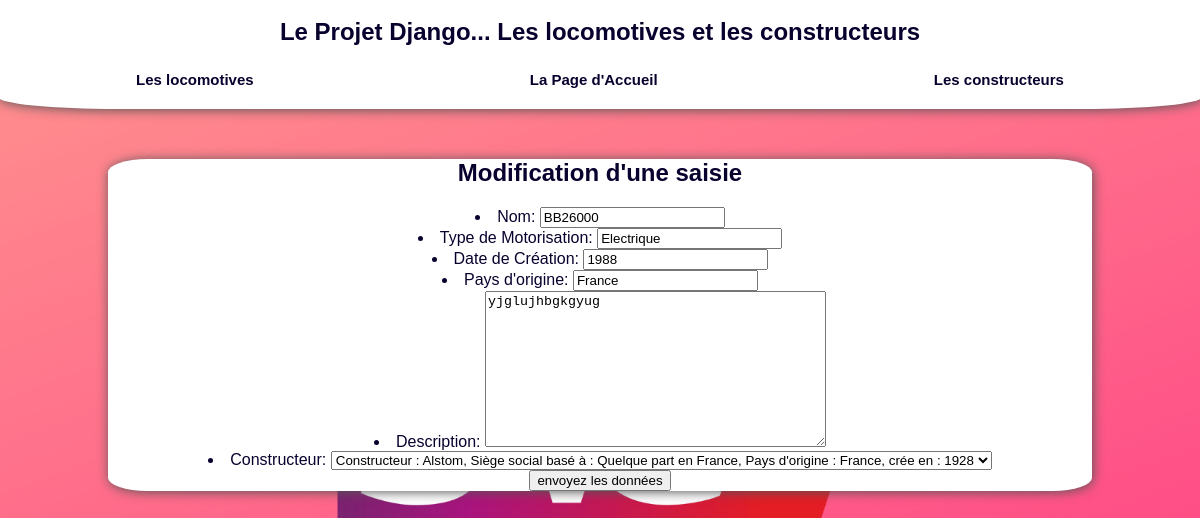
Screenshot of /Locomotives/update/5/ with the database file from the repository.
### Locomotives/models.py (models this page shows, shortened)
class Locomotive(models.Model):
    nom = models.CharField(max_length = 100)
    type = models.CharField(max_length = 100)
    pays_origine = models.CharField(max_length = 100)
    date_creation =  models.CharField(max_length = 4, null = True, blank = True)
    description = models.TextField(null = True, blank = True)
    Constructeur = models.ForeignKey("Constructeur", on_delete=models.CASCADE, default = None)
    def dico(self):
        return {"nom": self.nom, "type" : self.type, "pays_origine" : self.pays_origine, "date_creation" : self.pays_origine, "date_creation" : self.date_creation, "description" : self.description, "Constructeur" : self.Constructeur}

class Constructeur(models.Model):
    nom = models.CharField(max_length = 100)
    siege_social = models.CharField(max_length = 100)
    pays_origine = models.CharField(max_length = 100)
    date_creation =  models.CharField(max_length = 4, null = True, blank = True)
    description = models.TextField(null = True, blank = True)
    def __str__(self):
        chaine = f"Constructeur : {self.nom}, Siège social basé à : {self.siege_social}, Pays d'origine : {self.pays_origine}, crée en : {self.date_creation}"
        return chaine

### Locomotives/views.py (the view)
# urls.py: path("update/<int:id>/", views.update),
def update(request, id):
    locomotives = models.Locomotive.objects.get( pk = id )
    form = LocomotiveForm(locomotives.dico())
    return render(request, "Locomotives/Locomotives/update.html",{"form" : form, "id" : id})

### Locomotives/forms.py
class LocomotiveForm(ModelForm):
    class Meta:
        model = models.Locomotive
        fields = ('nom', 'type', 'date_creation', 'pays_origine','description', 'Constructeur')
        labels = {
            'nom' : _('Nom'),
            'type' : _('Type de Motorisation') ,
            'date_creation' : _('Date de Création'),
            'pays_origine' : _('Pays d\'origine'),
            'description' : _('Description'),
            'Constructeur' : _('Constructeur')
        }

### Locomotives/templates/Locomotives/Locomotives/update.html (shortened to what this page needs)
{% extends "main.html" %}
    {% block content %}
    <h1>Modification d'une saisie</h1>
    <form method="post" action="/Locomotives/updatetraitement/{{id}}">
    {{form.as_ul}}
    <input type="submit" value="envoyez les données"/>
    </form>
    {% endblock %}

### Locomotives/Static/Locomotives/mef.css (style rules this page uses)
html { font-family:Arial, Helvetica, sans-serif; scroll-behavior: smooth; background-image: url(./background.png); background-attachment: fixed; background-size: cover; color:#0a002e; }
body { text-align: center; }

### rows the page displays
Locomotive: nom "BB26000", type "Electrique", date_creation "1988", pays_origine "France", description "yjglujhbgkgyug", Constructeur "Constructeur : Alstom, Siège social basé à : Quelque part en France, Pays d'origine : France, crée en : 1928"
